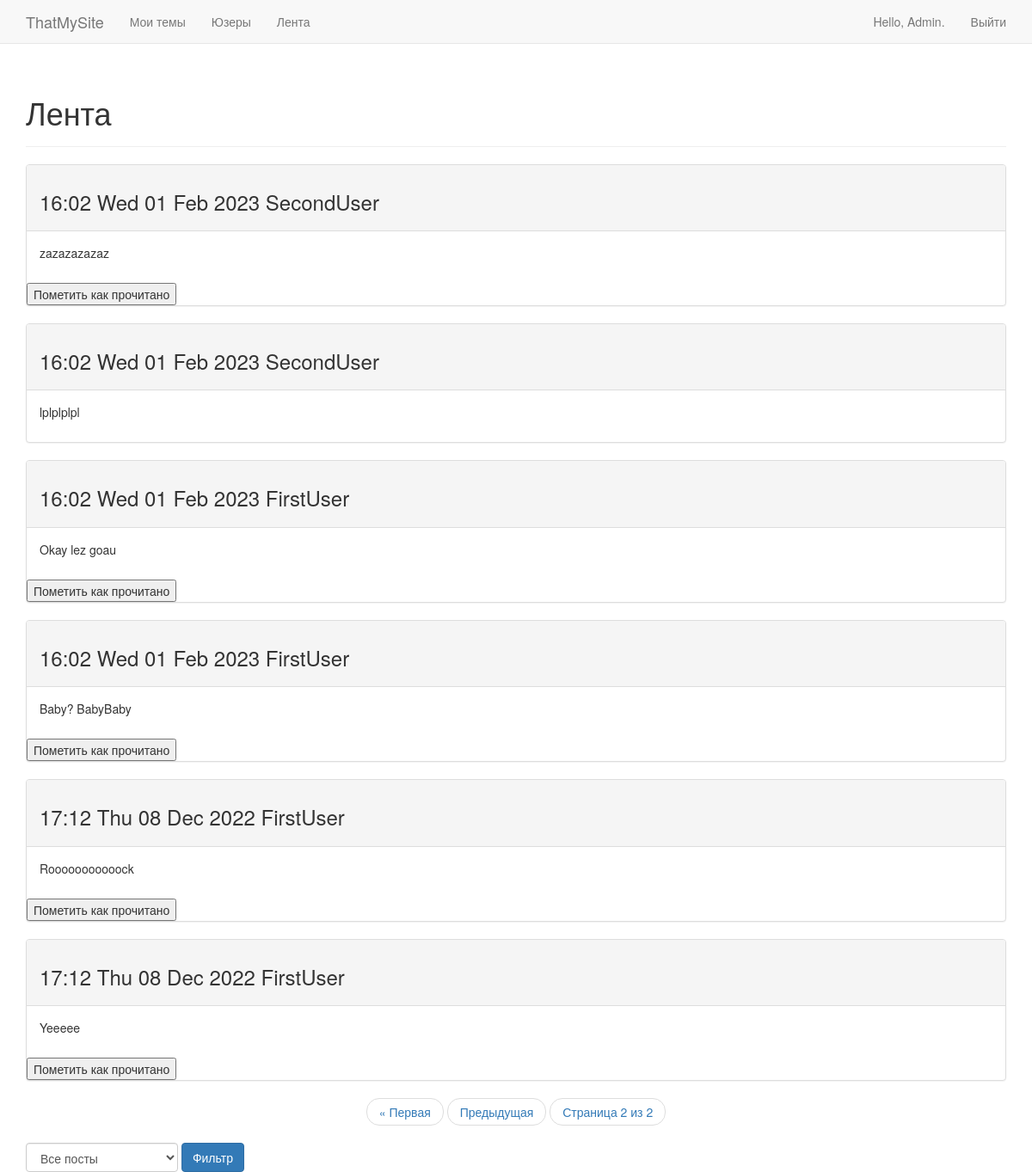
Screenshot of /polls/lenta/?page=2 (signed in) with the database file from the repository.
### polls/models.py (models this page shows, shortened)
class Entry(models.Model):
    topic = models.ForeignKey('Topic', on_delete=models.CASCADE)
    text = models.TextField()
    pub_date = models.DateTimeField('pub_date', auto_now_add=True)
    is_read = models.BooleanField(default=False)
    class Meta:
        verbose_name_plural = 'entries'

class Topic(models.Model):
    text = models.CharField(max_length=200)
    pub_date = models.DateTimeField('pub_date', auto_now_add=True)
    owner = models.ForeignKey(User, on_delete=models.CASCADE)

### polls/views.py (the view)
# urls.py: re_path('lenta/', views.lenta, name='lenta'),
@login_required
def lenta(request):
    subs = Subscribe.objects.filter(meown=request.user).all()
    zubz = [zub.subs for zub in subs]
    owners = User.objects.filter(username__in=zubz)
    topicsubs = Topic.objects.filter(owner__in=owners).all()
    entr = Entry.objects.filter(topic__in=topicsubs).order_by('-pub_date')
    filter = request.GET.get('filter', 'all') # Фильтрация на помеченные и все посты
    if filter == 'all':
        entrys = entr
    elif filter == 'flagged':
        entrys = entr.filter(is_read=True)
    paginator = Paginator(entrys, 10) # Пагинация
    page_number = request.GET.get('page')
    page_obj = paginator.get_page(page_number)
    context = {'subs': subs, 'entrys': entrys, 'page_obj': page_obj}
    return render(request, 'polls/lenta.html', context)

### templates/polls/lenta.html (shortened to what this page needs)
{% extends 'polls/base.html' %}
{% block header %}
    <h1>Лента</h1>
{% endblock header %}
{% block content %}
    {% for entry in page_obj %}
        <div class="panel panel-default">
                <div class="panel-heading">
                    <h3>
                        {{ entry.pub_date | date:"H:m D d M Y" }}
                        {{ entry.topic.owner }}
                    </h3>
                </div>
                <div class="panel-body">
                    {{ entry.text | linebreaks }}
                </div>
                {% if not entry.is_read %}
                    <form action="{% url 'polls:mark_as_read' %}" method="post">
                        <input type="submit" value="Пометить как прочитано">
                    </form>
                {% endif %}
        </div>
    {% empty %}
       Но энтри
    {% endfor %}
    <nav aria-label="Новостя">
        <ul class="pager">
            {% if page_obj.has_previous %}
                <li><a href="?page=1">&laquo; Первая</a></li>
                <li><a href="?page={{ page_obj.previous_page_number }}">Предыдущая</a></li>
            {% endif %}
            <span class="current">
                <li><a> Страница {{ page_obj.number }} из {{ page_obj.paginator.num_pages }}</a></li>
            </span>
        </ul>
    </nav>
    <form action="{% url 'polls:lenta' %}" method="get" class="form-inline">
        <div class="form-group">
            <select name="filter" id="filter" class="form-control">
                <option value="all">Все посты</option>
            </select>
        </div>
        <button type="submit" class="btn btn-primary">Фильтр</button>
    </form>
{% endblock content %}

### templates/polls/base.html (shortened to what this page needs)
{% load bootstrap3 %}
<!DOCTYPE html>
<html lang="en-ru">
<head>
    {% bootstrap_css %}
</head>
<body>
    <nav class="navbar navbar-default navbar-static-top">
    <div class="container">
        <div class="navbar-header">
        <a class="navbar-brand" href="{% url 'polls:ind' %}">ThatMySite</a>
        </div>
        <div id="navbar" class="navbar-collapse collapse">
	        <ul class="nav navbar-nav">
	            <li><a href="{% url 'polls:topics' %}">Мои темы</a></li>
            </ul>
            <ul class="nav navbar-nav">
                <li><a href="{% url 'polls:uss' %}">Юзеры</a></li>
            </ul>
            <ul class="nav navbar-nav">
                <li><a href="{% url 'polls:lenta' %}">Лента</a></li>
            </ul>
	        <ul class="nav navbar-nav navbar-right">
                {% if user.is_authenticated %}
                    <li><a>Hello, {{ user.username }}.</a></li>
                    <li><a href="{% url 'users:logout' %}">Выйти</a></li>
                {% else %}
                    <li><a href="{% url 'users:register' %}">Регистрация</a></li>
                    <li><a href="{% url 'users:login' %}">Войти</a></li>
                {% endif %}
	        </ul>
        </div>
    </div>
    </nav>
    <div class="container">
        <div class="page-header">
            {% block header %}{% endblock header %}
        </div>
        <div>
            {% block content %}{% endblock content %}
        </div>
    </div>
</body>
</html>

### rows the page displays
Entry: pub_date "16:02 Wed 01 Feb 2023", topic.owner "SecondUser", text "zazazazazaz"
Entry: pub_date "16:02 Wed 01 Feb 2023", topic.owner "SecondUser", text "lplplplpl"
Entry: pub_date "16:02 Wed 01 Feb 2023", topic.owner "FirstUser", text "Okay lez goau"
Entry: pub_date "16:02 Wed 01 Feb 2023", topic.owner "FirstUser", text "Baby? BabyBaby"
Entry: pub_date "17:12 Thu 08 Dec 2022", topic.owner "FirstUser", text "Rooooooooooock"
Entry: pub_date "17:12 Thu 08 Dec 2022", topic.owner "FirstUser", text "Yeeeee"

### other values shown
{{ user.username }} "Admin"
{{ page_obj.number }} "2"
{{ page_obj.paginator.num_pages }} "2"
